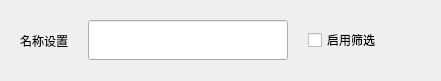
     <widget class="QWidget" name="widget_fillname" native="true">
      <property name="minimumSize">
       <size>
        <width>0</width>
        <height>81</height>
       </size>
      </property>
      <property name="maximumSize">
       <size>
        <width>16777215</width>
        <height>81</height>
       </size>
      </property>
      <property name="bordersB" stdset="0">
       <string notr="true">bottom</string>
      </property>
      <layout class="QHBoxLayout" name="horizontalLayout_105">
       <property name="spacing">
        <number>20</number>
       </property>
       <property name="leftMargin">
        <number>20</number>
       </property>
       <property name="topMargin">
        <number>0</number>
       </property>
       <property name="rightMargin">
        <number>20</number>
       </property>
       <property name="bottomMargin">
        <number>0</number>
       </property>
       <item>
        <widget class="QLabel" name="label_name">
         <property name="text">
          <string>名称设置</string>
         </property>
        </widget>
       </item>
       <item>
        <widget class="QLineEdit" name="lineEdit_name">
         <property name="minimumSize">
          <size>
           <width>200</width>
           <height>40</height>
          </size>
         </property>
         <property name="maximumSize">
          <size>
           <width>200</width>
           <height>40</height>
          </size>
         </property>
        </widget>
       </item>
       <item>
        <widget class="QCheckBox" name="checkBox_filter_enable">
         <property name="text">
          <string>启用筛选</string>
         </property>
        </widget>
       </item>
       <item>
        <spacer name="horizontalSpacer">
         <property name="orientation">
          <enum>Qt::Horizontal</enum>
         </property>
         <property name="sizeHint" stdset="0">
          <size>
           <width>40</width>
           <height>20</height>
          </size>
         </property>
        </spacer>
       </item>
      </layout>
     </widget>
